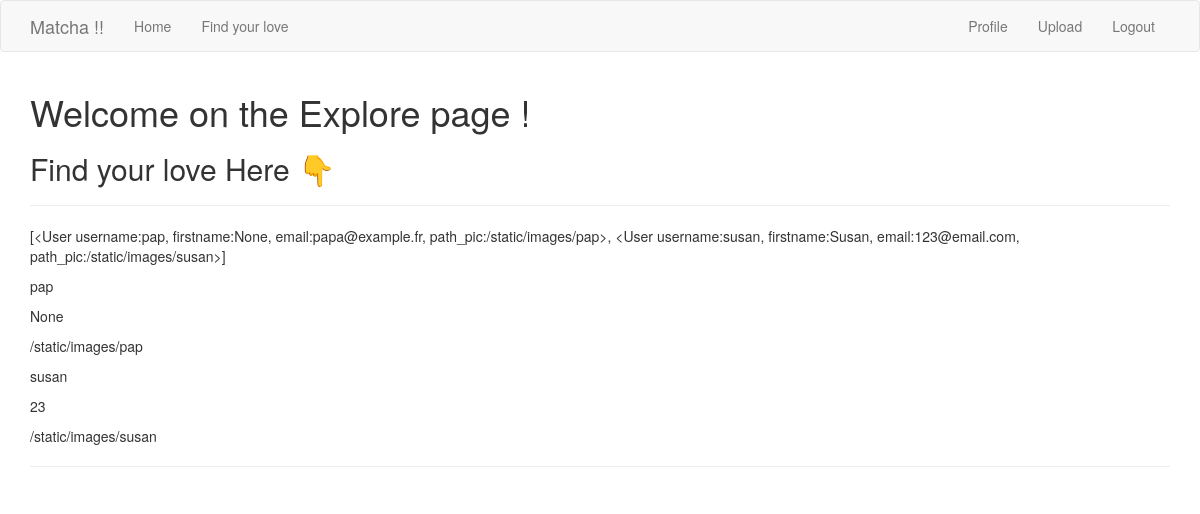
Page /explore/ (signed in) on the committed database.
### app/models.py (models this page shows, shortened)
class User(UserMixin, db.Model):
    id = db.Column(db.Integer, primary_key=True)
    username = db.Column(db.String(64), index=True, unique=True)
    firstname = db.Column(db.String(64), index=True)
    email = db.Column(db.String(120), index=True, unique=True)
    password_hash = db.Column(db.String(128))
    age = db.Column(db.Integer, index=True)
    sexpref = db.Column(db.String(64), index=True)
    fame = db.Column(db.Integer, index=True)
    bio = db.Column(db.String(256), index=True)
    last_seen = db.Column(db.DateTime, default=datetime.utcnow)
    path_pic = db.Column(db.String(120), index=True, default=None)
    liked = db.relationship(
        'User', secondary=likes,
        primaryjoin=(likes.c.likes_id == id),
        secondaryjoin=(likes.c.liked_id == id),
        backref=db.backref('likes', lazy='dynamic'),lazy='dynamic'
    )
    def __repr__(self):
        return '<User username:{}, firstname:{}, email:{}, path_pic:{}>'.format(self.username, self.firstname, self.email, self.path_pic)

### app/routes.py (the view)
@app.route('/explore/')
@login_required
def explore():
    profile_list = [User.query.get(1)]
    profile_list.append(User.query.get(6))
    print(profile_list)
    return render_template('explore.html', title='Explore', profile_list=profile_list)

### app/models.py (called while the page is built)
@login.user_loader
def load_user(id):
    return User.query.get(int(id))

### app/routes.py (called while the page is built)
@app.before_request
def before_request():
    if current_user.is_authenticated:
        current_user.last_seen = datetime.utcnow()
        db.session.commit()

### app/templates/explore.html
{% extends "base.html" %}
{% block app_content %}
    <h1>Welcome on the Explore page !</h1>
    <h2>Find your love Here 👇</h2>
    <hr>
    <p>{{ profile_list }}</p>
    {% for profile in profile_list %}
        {% include '_sumup.html' %}
    {% endfor %}
    <hr>
{% endblock %}

### app/templates/_sumup.html
<p>{{profile.username}}</p>
<p>{{profile.age}}</p>
<p>{{profile.path_pic}}</p>

### rows in the picture
User: username+firstname+email "[<User username:pap, firstname:None, email:papa@example.fr, path_pic:/static/images/pap>, <User username:susan, firstname:Susan, email:123@email.com, path_pic:/static/images/susan>]", username "pap", age "None", path_pic "/static/images/pap"
User: username "susan", age "23", path_pic "/static/images/susan"
